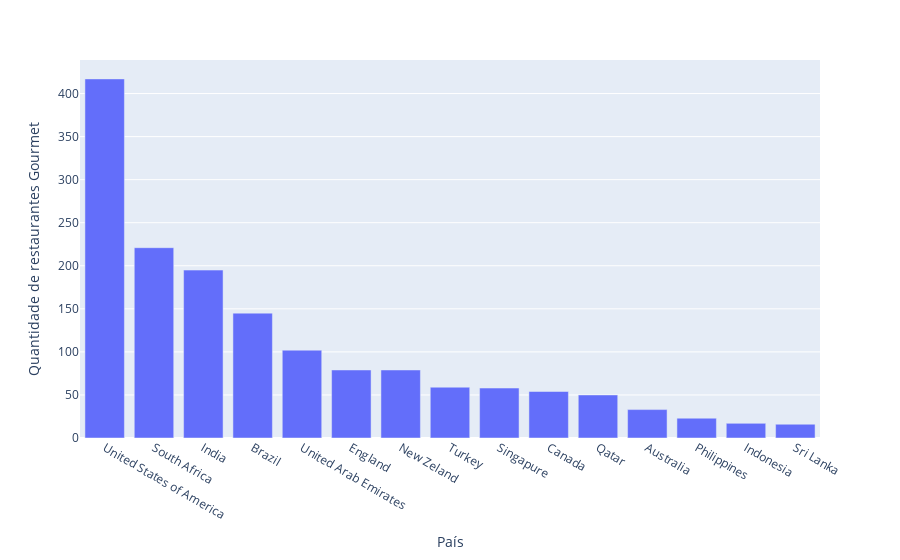

Write notebook code for a chart like this one.
### Markdown cell above
### 1.2.3 Nome do país que possui mais restaurantes com o nível de preço igual a 4 registrados

### Code cell
df_aux = df[df['price_range'] == 'gourmet'].copy()

rest_price_nv4 = (df_aux.loc[:,['country', 'price_range']]
                        .groupby('country')
                        .count()
                        .sort_values(by='price_range', ascending= False)
                        .reset_index())

fig = px.bar(rest_price_nv4, x='country', y='price_range', labels={'country': 'País', 'price_range': 'Quantidade de restaurantes Gourmet'})
fig.show()

### Figure 1 — Plotly figure (JSON) as saved in the notebook; plotly's stock layout.template omitted (floating-point values rounded to 4 significant figures)
{"data": [{"alignmentgroup": "True", "hovertemplate": "País=%{x}<br>Quantidade de restaurantes Gourmet=%{y}<extra></extra>", "legendgroup": "", "marker": {"color": "#636efa", "pattern": {"shape": ""}}, "name": "", "offsetgroup": "", "orientation": "v", "showlegend": false, "textposition": "auto", "type": "bar", "x": ["United States of America", "South Africa", "India", "Brazil", "United Arab Emirates", "England", "New Zeland", "Turkey", "Singapure", "Canada", "Qatar", "Australia", "Philippines", "Indonesia", "Sri Lanka"], "xaxis": "x", "y": [417, 221, 195, 145, 102, 79, 79, 59, 58, 54, 50, 33, 23, 17, 16], "yaxis": "y"}], "layout": {"barmode": "relative", "legend": {"tracegroupgap": 0}, "margin": {"t": 60}, "xaxis": {"anchor": "y", "domain": [0, 1], "title": {"text": "País"}}, "yaxis": {"anchor": "x", "domain": [0, 1], "title": {"text": "Quantidade de restaurantes Gourmet"}}}}
